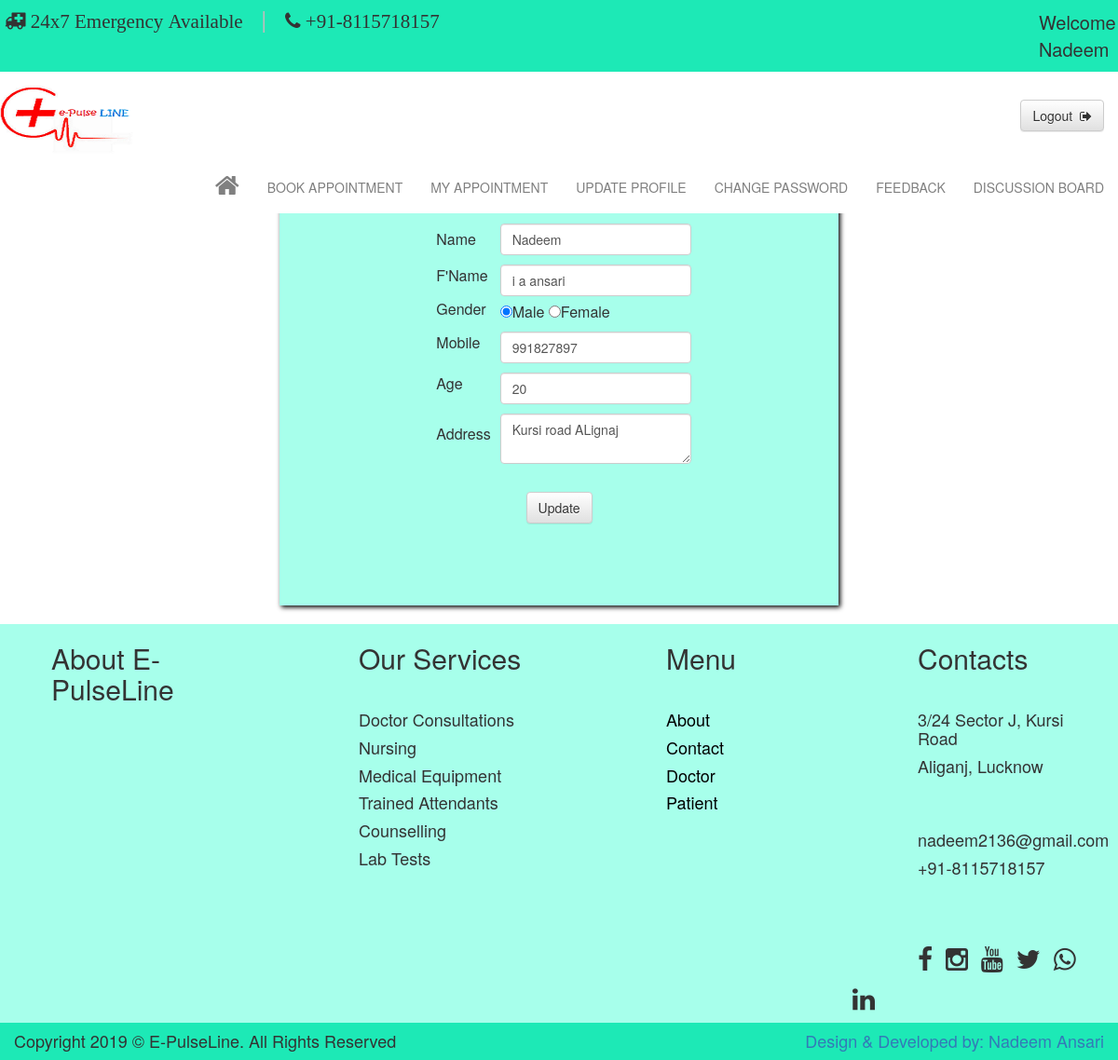
/pupdate.php (signed in), run on the app's committed database.
### tables this page shows
CREATE TABLE IF NOT EXISTS `tbl_patient` (
  `patid` int(11) NOT NULL AUTO_INCREMENT,
  `name` varchar(60) NOT NULL,
  `fname` varchar(60) NOT NULL,
  `gender` varchar(6) NOT NULL,
  `email` varchar(30) NOT NULL,
  `password` varchar(20) NOT NULL,
  `mobile` varchar(13) NOT NULL,
  `age` int(3) NOT NULL,
  `address` varchar(30) NOT NULL,
  `date` varchar(10) NOT NULL,
  `status` varchar(6) NOT NULL DEFAULT 'n',
  PRIMARY KEY (`patid`)
);

### pupdate.php (the view, shortened to what this page needs)
<?php
$email=$_SESSION['patient'];
$query="select * from tbl_patient where email='$email'";
$res=mysql_query($query);
$query1="select name from tbl_patient where email='$email'";
$res1=mysql_query($query1);
?>
<html>
<head>
<link href="css/bootstrap.min.css" rel="stylesheet" type="text/css"/>
<link href="css/bootstrap-theme.min.css" rel="stylesheet" type="text/css"/>
<link href="css/font-awesome.min.css" rel="stylesheet" type="text/css"/>
</head>
<body>
<div class="container-fluid" style="min-height:1000px">
<div class="row navbar-fixed-top" style="min-height:150px;margin-right:0px;background-color:white;">
<div class="row" style="min-height:50px;background-color:#1de9b6">
<div class="col-sm-8" style="min-height:50px;">
<i class="fa fa-ambulance fa-2x" style="margin-left:20px;margin-top:12px;font-size:21px;">
24x7 Emergency Available</i>
<span style="font-size:25px;color:#bdbdbd">|</span>
<i class="fa fa-phone fa-2x" style="margin-top:5px;font-size:21px;">
+91-8115718157</i>
</div>
<div class="col-sm-4" style="min-height:50px;">
<?php
if($row1=mysql_fetch_array($res1,MYSQL_BOTH))
{
?>
<p style="font-size:20px;margin-top:10px;margin-left:300px;"><?php echo "Welcome ".$row1['name'];?></p>
<?php
}
?>
</div>
</div>
<div class="row" style="min-height:100px;">
<nav style="margin-bottom:0px;">
  <div class="container-fluid">
   <div class="navbar-header">
        <img src="images/logo1.png" height="100px" width="160px;"/>
    </div>
    <div class="collapse navbar-collapse" id="bs-example-navbar-collapse-1">
	<ul class="navbar-right" style="margin-right:5px;margin-top:5px;">
        <a href="logout.php"><button type="button" class="btn btn-default" style="margin-right:10px;margin-top:25px;">Logout &nbsp;<i class="fa fa-sign-out"></i></button></a>
      </ul>
      <ul class="nav navbar-nav navbar-right">
       <li class="active"><a href="pprofile.php" style="color:grey;margin-top:20px;"><i class="fa fa-home fa-2x"></i><span class="sr-only">(current)</span></a></li>
        <li><a href="pbook.php" style="color:grey;margin-top:25px;">BOOK APPOINTMENT</a></li>
        <li><a href="pmyappointment.php" style="color:grey;margin-top:25px;">MY APPOINTMENT</a></li>
        <li><a href="pupdate.php" style="color:grey;margin-top:25px;">UPDATE PROFILE</a></li>
        <li><a href="pchange.php" style="color:grey;margin-top:25px;">CHANGE PASSWORD</a></li>
        <li><a href="pfeedback.php" style="color:grey;margin-top:25px;">FEEDBACK</a></li>
        <li><a href="pdiscuss.php" style="color:grey;margin-top:25px;">DISCUSSION BOARD</a></li>
      </ul>
    </div>
  </div>
</nav>
</div>
</div>
<div class="row" style="min-height:500px;margin-top:150px;">
<div class="col-sm-3" style="min-height:500px;">
</div>
<div class="col-sm-6" style="min-height:500px;background-color:#a7ffeb;box-shadow:2px 2px 5px black;">
<center>
<?php
if($row=mysql_fetch_array($res,MYSQL_BOTH))
{
?>
<form action="pupdatecode.php" method="post">
<h1>Update Patient Profile</h1>
<br/>
<table>
<tr>
<td>Name</td>
<td><input type="text"  class="form-control" name="name" value="<?php echo $row['name'];?>" style="margin-left:10px;"></td>
</tr>
<tr>
<td>F'Name</td>
<td><input type="text" class="form-control" name="fname" value="<?php echo $row['fname'];?>" style="margin-top:10px;margin-left:10px;"/></td>
</tr>
<tr>
<td>Gender</td>
<td>
<input type="radio" name="a" value="Male" <?php if($row['gender']=='Male'){?> checked <?php }?> style="margin-top:10px;margin-left:10px;"/>Male
<input type="radio" name="a" value="Female" <?php if($row['gender']=='Female'){?> checked <?php }?>/>Female
</td>
<tr>
<td>Mobile</td>
<td><input type="number" class="form-control" name="mobile" value="<?php echo $row['mobile'];?>" style="margin-top:10px;margin-left:10px;"/></td>
</tr>
<tr>
<td>Age</td>
<td><input type="number" class="form-control" name="age" value="<?php echo $row['age'];?>" style="margin-top:10px;margin-left:10px;"/></td>
</tr>
<tr>
<td>Address</td>
<td><textarea name="address" class="form-control" style="margin-top:10px;margin-left:10px;">
<?php
echo $row['address'];
?>
</textarea></td>
</tr>
</table>
<br/>
<input type="submit" class="btn btn-default" value="Update" style="margin-top:10px;"/>
</form>
<?php
}
?>
</center>
</div>
<div class="col-sm-3" style="min-height:500px;"></div>
</div>
<div class="row" style="min-height:400px;background-color:#a7ffeb;margin-top:20px;">
<div class="col-sm-3" style="min-height:400px;">
<h2 style="margin-left:40px;">About E-PulseLine</h2>
<br/>
</div>
<div class="col-sm-3" style="min-height:400px;">
<h2 style="margin-left:70px;">Our Services</h2>
<br/>
<h4 style="margin-left:70px;">Doctor Consultations</h4>
<h4 style="margin-left:70px;">Nursing</h4>
<h4 style="margin-left:70px;">Medical Equipment</h4>
<h4 style="margin-left:70px;">Trained Attendants</h4>
<h4 style="margin-left:70px;">Counselling</h4>
<h4 style="margin-left:70px;">Lab Tests</h4>
</div>
<div class="col-sm-3" style="min-height:400px;">
<h2 style="margin-left:100px;">Menu</h2>
<br/>
<ul style="list-style-type:none;">
<li><a href="about.php"><h4 style="margin-left:60px;color:black;">About</h4></a></li>
<li><a href="contact.php"><h4 style="margin-left:60px;color:black;">Contact</h4></a></li>
<li><a href="doctor.php"><h4 style="margin-left:60px;color:black;">Doctor</h4></a></li>
<li><a href="patient.php"><h4 style="margin-left:60px;color:black;">Patient</h4></a></li>
</ul>
</div>
<div class="col-sm-3" style="min-height:400px;">
<h2 style="margin-left:70px;">Contacts</h2>
<br/>
<h4 style="margin-left:70px;">3/24 Sector J, Kursi Road</h4>
<h4 style="margin-left:70px;">Aliganj, Lucknow</h4>
<br/>
<br/>
<h4 style="margin-left:70px;">nadeem2136@gmail.com</h4>
<h4 style="margin-left:70px;">+91-8115718157</h4>
<br/>
<br/>
<br/>
<p class="fa fa-facebook fa-2x" style="margin-top:5px;margin-left:70px;margin-right:10px;"></p>
<p class="fa fa-instagram fa-2x" style="margin-top:5px;margin-right:10px;"></p>
<p class="fa fa-youtube fa-2x" style="margin-top:5px;margin-right:10px;"></p>
<p class="fa fa-twitter fa-2x" style="margin-top:5px;margin-right:10px;"></p>
<p class="fa fa-whatsapp fa-2x" style="margin-top:5px;margin-right:10px;"></p>
<p class="fa fa-linkedin fa-2x" style="margin-top:5px;"></p>
</div>
</div>
<div class="row" style="min-height:40px;background-color:#1de9b6">
<div class="col-sm-6">
<h4>Copyright 2019 &copy; E-PulseLine. All Rights Reserved</h4>
</div>
<div class="col-sm-6">
<p class="h4 navbar-right" style="margin-right:0px;"><a href="team.php">Design & Developed by: Nadeem Ansari</a></p>
</div>
</div>
</div>
</body>
</html>

### data on the page
tbl_patient: name "Nadeem", fname "i a ansari", gender "☑", mobile "991827897", age "20", address "Kursi road ALignaj"
